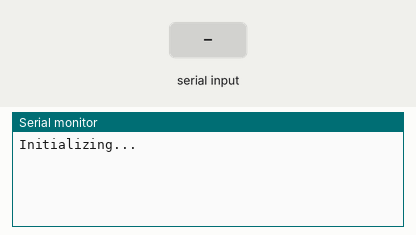
This sketch was run on a simulated Arduino Uno, built with avr-gcc and run on an emulated ATmega328P. Parts: the last lines printed to the serial monitor. The test bench sets the inputs (shaded band).

Above: at 1.5 s.
1.6 s: "1" received over the second serial link
At 2.8 s:
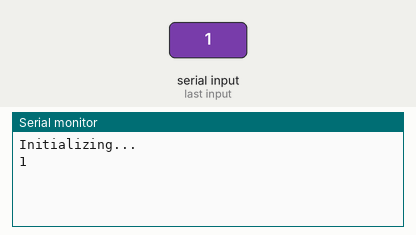
3.5 s: "0" received over the second serial link
At 3.9 s:
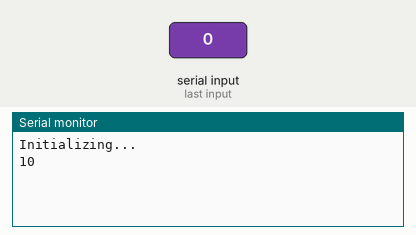

Measured:
- after the input at 1.6 s, the serial monitor: prints a new line after 0.40 s (image 1)
- after the input at 3.5 s, the serial monitor: prints a new line at once (image 2)

The sketch:

Recieving_Call.ino
```cpp
#include <SoftwareSerial.h>

//Create software serial object to communicate with SIM900
SoftwareSerial mySerial(3, 2); //SIM900 Tx & Rx is connected to Arduino #7 & #8

void setup()
{
  //Begin serial communication with Arduino and Arduino IDE (Serial Monitor)
  Serial.begin(9600);

  //Begin serial communication with Arduino and SIM900
  mySerial.begin(9600);

  Serial.println("Initializing...");
}

void loop()
{
  updateSerial();
}

void updateSerial()
{
  delay(500);
  while (Serial.available())
  {
    mySerial.write(Serial.read());//Forward what Serial received to Software Serial Port
  }
  while(mySerial.available())
  {
    Serial.write(mySerial.read());//Forward what Software Serial received to Serial Port
  }
}
```
